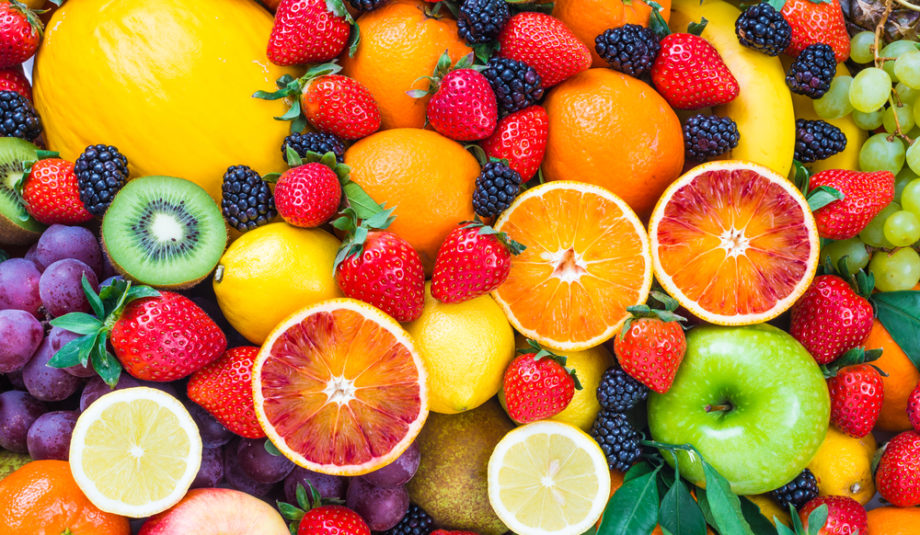
#> input picture frutas.jpg, 920 x 535 px
$ python 'adição-de-imagem.py'
#> lines starting #> are read from the running program, lines starting #| are printed output that depends on the picture
import cv2
import numpy as np

imagemOriginal = cv2.imread("frutas.jpg", 0)
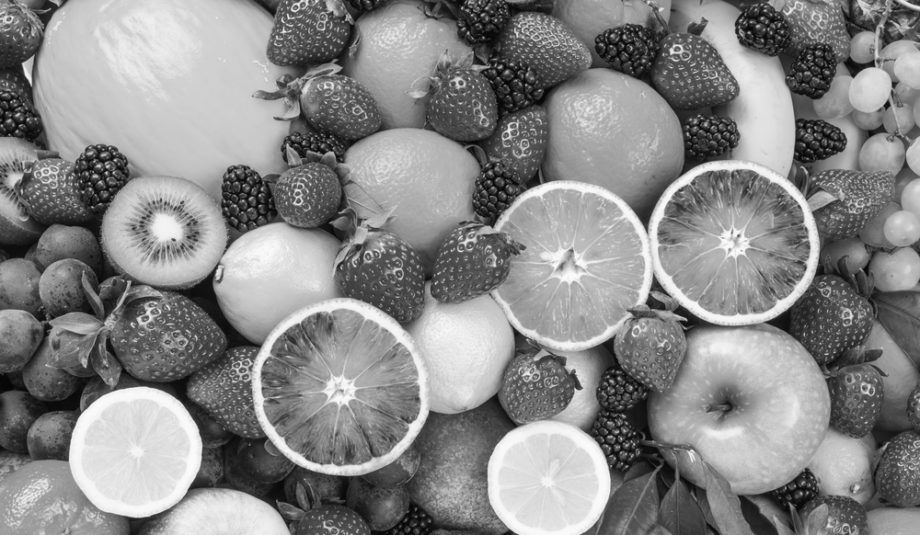
#> imagemOriginal: shape (535, 920); min 0, max 255, mean 135.5
totalLinhas, totalColunas = imagemOriginal.shape
#> totalLinhas = 535; totalColunas = 920

matriz = cv2.getRotationMatrix2D((totalLinhas / 2, totalColunas / 2), 90, 1)

imagemRotacionada = cv2.warpAffine(
    imagemOriginal,
    matriz,
    (totalColunas, totalLinhas)
)
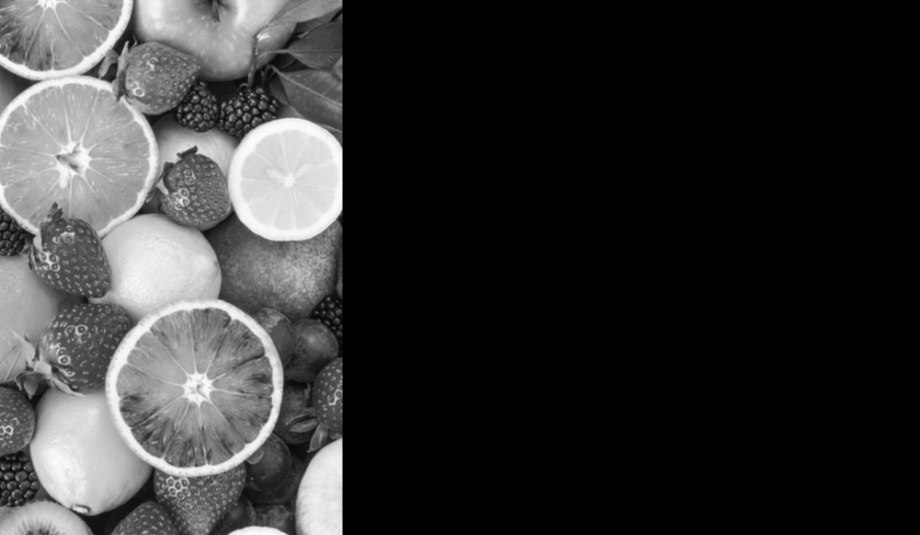
#> imagemRotacionada: shape (535, 920); min 0, max 252, mean 51.9

imagemNova = cv2.add(imagemRotacionada, imagemOriginal)
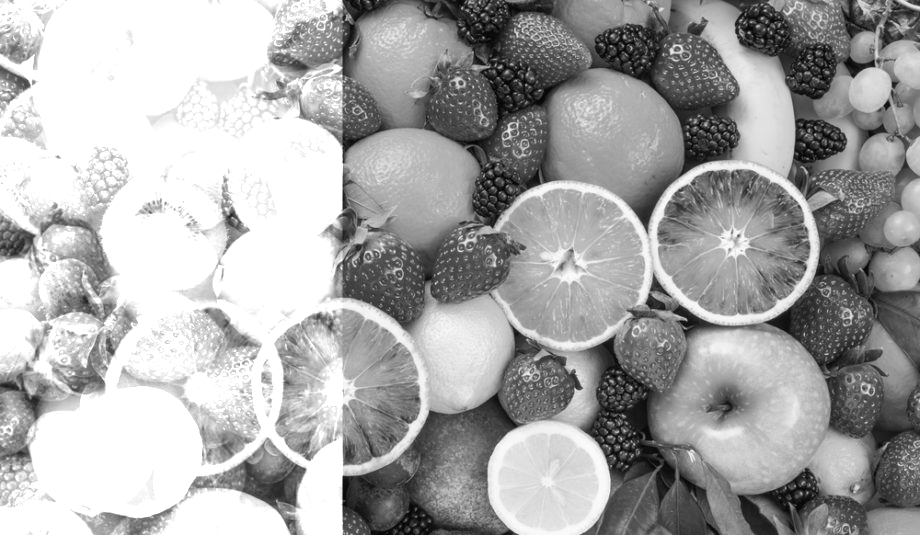
#> imagemNova: shape (535, 920); min 0, max 255, mean 167.9
cv2.imshow("Resultado", imagemNova)

cv2.waitKey(0)
cv2.destroyAllWindows

$ run again, with cat.jpg copied over frutas.jpg
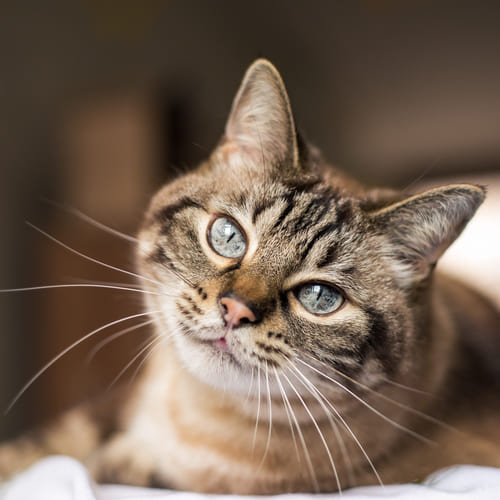
#> input picture cat.jpg, 500 x 500 px
#> `imagemRotacionada = cv2.warpAffine( imagemOriginal, matriz, (totalColu..`:
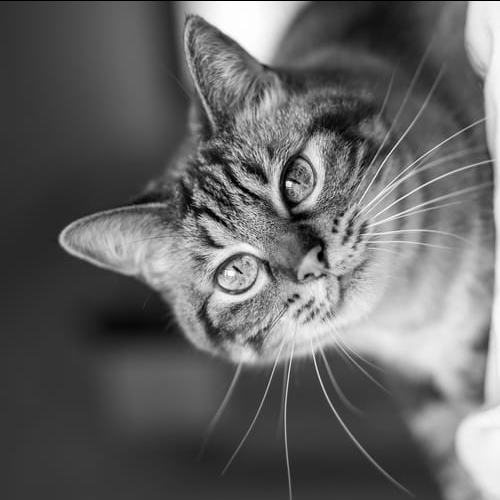
#> imagemRotacionada: shape (500, 500); min 0, max 255, mean 100.9
#> `imagemNova = cv2.add(imagemRotacionada, imagemOriginal)`:
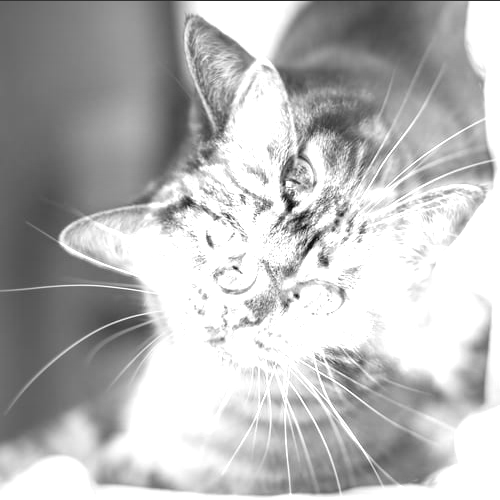
#> imagemNova: shape (500, 500); min 8, max 255, mean 184.7
